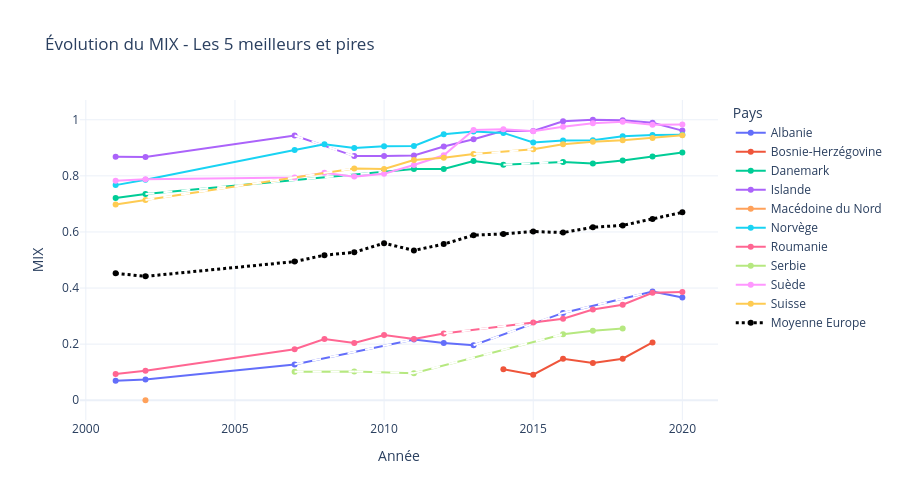

Notebook cell for this chart:
### Markdown cell above
<span style="font-size:1.5em;">
    LineCharts
</span>

### Code cell
# Palette de 10 couleurs
colors = px.colors.qualitative.Plotly  

df_top5 = df_mix[df_mix['country'].isin(top5['country'])]
df_bottom5 = df_mix[df_mix['country'].isin(bottom5['country'])]

# Combiner les deux DataFrames pour avoir toutes les lignes
df_combined = pd.concat([df_top5, df_bottom5])
fig = go.Figure()

# Parcourir chaque pays
for i, (country, group) in enumerate(df_combined.groupby('country')):
    group = group.sort_values('year')
    years = group['year'].values
    mix = group['MIX'].values
    country_fr = group['country_fr'].iloc[0]

    mask_valid = ~np.isnan(mix)

    # Tracer la ligne continue pour les valeurs existantes
    fig.add_trace(go.Scatter(
        x=years[mask_valid],
        y=mix[mask_valid],
        mode='lines+markers',
        name=country_fr,
        line=dict(color=colors[i % len(colors)]),  # couleur distincte
        marker=dict(color=colors[i % len(colors)])
    ))

    # Tracer les segments pointillés là où il y a des valeurs manquantes
    for j in range(1, len(years)):
        if mask_valid[j] and not mask_valid[j-1]:
            prev_idx = j - 1
            while prev_idx >= 0 and not mask_valid[prev_idx]:
                prev_idx -= 1
            if prev_idx >= 0:
                fig.add_trace(go.Scatter(
                    x=[years[prev_idx], years[j]],
                    y=[mix[prev_idx], mix[j]],
                    mode='lines',
                    line=dict(dash='dash', color="white"),  # segment pointillé avec même couleur
                    showlegend=False
                ))

# Ajouter la ligne moyenne Europe
df_europe_mean = df_mix.groupby('year')['MIX'].mean().reset_index()
fig.add_trace(go.Scatter(
    x=df_europe_mean['year'],
    y=df_europe_mean['MIX'],
    mode='lines+markers',
    name='Moyenne Europe',
    line=dict(color='black', width=3, dash='dot'),
))

# Mise en page
fig.update_layout(
    title="Évolution du MIX - Les 5 meilleurs et pires",
    xaxis_title="Année",
    yaxis_title="MIX",
    legend_title="Pays",
    template="plotly_white",
    width=900,
    height=500
)

fig.show()

### Figure 1 — Plotly figure (JSON) as saved in the notebook; plotly's stock layout.template omitted (floating-point values rounded to 4 significant figures)
{"data": [{"line": {"color": "#636EFA"}, "marker": {"color": "#636EFA"}, "mode": "lines+markers", "name": "Albanie", "type": "scatter", "x": [2001, 2002, 2007, 2011, 2012, 2013, 2016, 2019, 2020], "y": [0.06977, 0.07393, 0.1279, 0.2166, 0.2044, 0.1959, 0.3113, 0.3879, 0.3665]}, {"line": {"color": "white", "dash": "dash"}, "mode": "lines", "showlegend": false, "type": "scatter", "x": [2007, 2011], "y": [0.1279, 0.2166]}, {"line": {"color": "white", "dash": "dash"}, "mode": "lines", "showlegend": false, "type": "scatter", "x": [2013, 2016], "y": [0.1959, 0.3113]}, {"line": {"color": "white", "dash": "dash"}, "mode": "lines", "showlegend": false, "type": "scatter", "x": [2016, 2019], "y": [0.3113, 0.3879]}, {"line": {"color": "#EF553B"}, "marker": {"color": "#EF553B"}, "mode": "lines+markers", "name": "Bosnie-Herzégovine", "type": "scatter", "x": [2014, 2015, 2016, 2017, 2018, 2019], "y": [0.1104, 0.09099, 0.1477, 0.133, 0.1479, 0.2063]}, {"line": {"color": "#00CC96"}, "marker": {"color": "#00CC96"}, "mode": "lines+markers", "name": "Danemark", "type": "scatter", "x": [2001, 2002, 2010, 2011, 2012, 2013, 2014, 2016, 2017, 2018, 2019, 2020], "y": [0.721, 0.7354, 0.8148, 0.8243, 0.8247, 0.8531, 0.8394, 0.8494, 0.8443, 0.855, 0.8693, 0.8829]}, {"line": {"color": "white", "dash": "dash"}, "mode": "lines", "showlegend": false, "type": "scatter", "x": [2002, 2010], "y": [0.7354, 0.8148]}, {"line": {"color": "white", "dash": "dash"}, "mode": "lines", "showlegend": false, "type": "scatter", "x": [2014, 2016], "y": [0.8394, 0.8494]}, {"line": {"color": "#AB63FA"}, "marker": {"color": "#AB63FA"}, "mode": "lines+markers", "name": "Islande", "type": "scatter", "x": [2001, 2002, 2007, 2009, 2010, 2011, 2012, 2013, 2014, 2015, 2016, 2017, 2018, 2019, 2020], "y": [0.8683, 0.8674, 0.9438, 0.8704, 0.8711, 0.8728, 0.9043, 0.9303, 0.961, 0.9599, 0.9944, 1.0, 0.9982, 0.9895, 0.9613]}, {"line": {"color": "white", "dash": "dash"}, "mode": "lines", "showlegend": false, "type": "scatter", "x": [2007, 2009], "y": [0.9438, 0.8704]}, {"line": {"color": "#FFA15A"}, "marker": {"color": "#FFA15A"}, "mode": "lines+markers", "name": "Macédoine du Nord", "type": "scatter", "x": [2002], "y": [0.0]}, {"line": {"color": "#19D3F3"}, "marker": {"color": "#19D3F3"}, "mode": "lines+markers", "name": "Norvège", "type": "scatter", "x": [2001, 2002, 2007, 2008, 2009, 2010, 2011, 2012, 2013, 2014, 2015, 2016, 2017, 2018, 2019, 2020], "y": [0.7669, 0.7859, 0.8919, 0.9124, 0.899, 0.9057, 0.9066, 0.9484, 0.9584, 0.9531, 0.9191, 0.9259, 0.9268, 0.941, 0.9456, 0.9466]}, {"line": {"color": "#FF6692"}, "marker": {"color": "#FF6692"}, "mode": "lines+markers", "name": "Roumanie", "type": "scatter", "x": [2001, 2002, 2007, 2008, 2009, 2010, 2011, 2012, 2015, 2016, 2017, 2018, 2019, 2020], "y": [0.09395, 0.1052, 0.1816, 0.2182, 0.2043, 0.2322, 0.2183, 0.2382, 0.2772, 0.2905, 0.3233, 0.3404, 0.3832, 0.386]}, {"line": {"color": "white", "dash": "dash"}, "mode": "lines", "showlegend": false, "type": "scatter", "x": [2012, 2015], "y": [0.2382, 0.2772]}, {"line": {"color": "#B6E880"}, "marker": {"color": "#B6E880"}, "mode": "lines+markers", "name": "Serbie", "type": "scatter", "x": [2007, 2009, 2011, 2016, 2017, 2018], "y": [0.1012, 0.1022, 0.09669, 0.2355, 0.2475, 0.2562]}, {"line": {"color": "white", "dash": "dash"}, "mode": "lines", "showlegend": false, "type": "scatter", "x": [2007, 2009], "y": [0.1012, 0.1022]}, {"line": {"color": "white", "dash": "dash"}, "mode": "lines", "showlegend": false, "type": "scatter", "x": [2009, 2011], "y": [0.1022, 0.09669]}, {"line": {"color": "white", "dash": "dash"}, "mode": "lines", "showlegend": false, "type": "scatter", "x": [2011, 2016], "y": [0.09669, 0.2355]}, {"line": {"color": "#FF97FF"}, "marker": {"color": "#FF97FF"}, "mode": "lines+markers", "name": "Suède", "type": "scatter", "x": [2001, 2002, 2007, 2008, 2009, 2010, 2011, 2012, 2013, 2014, 2015, 2016, 2017, 2018, 2019, 2020], "y": [0.7823, 0.7883, 0.7943, 0.8114, 0.7973, 0.8078, 0.8385, 0.8733, 0.9638, 0.9664, 0.959, 0.975, 0.9879, 0.9931, 0.9822, 0.9834]}, {"line": {"color": "#FECB52"}, "marker": {"color": "#FECB52"}, "mode": "lines+markers", "name": "Suisse", "type": "scatter", "x": [2001, 2002, 2009, 2010, 2011, 2012, 2013, 2015, 2016, 2017, 2018, 2019, 2020], "y": [0.6977, 0.7143, 0.8266, 0.8244, 0.8565, 0.8646, 0.8775, 0.8945, 0.9123, 0.9217, 0.9267, 0.9352, 0.9447]}, {"line": {"color": "white", "dash": "dash"}, "mode": "lines", "showlegend": false, "type": "scatter", "x": [2002, 2009], "y": [0.7143, 0.8266]}, {"line": {"color": "white", "dash": "dash"}, "mode": "lines", "showlegend": false, "type": "scatter", "x": [2013, 2015], "y": [0.8775, 0.8945]}, {"line": {"color": "black", "dash": "dot", "width": 3}, "mode": "lines+markers", "name": "Moyenne Europe", "type": "scatter", "x": [2001, 2002, 2007, 2008, 2009, 2010, 2011, 2012, 2013, 2014, 2015, 2016, 2017, 2018, 2019, 2020], "y": [0.4524, 0.4418, 0.4943, 0.5171, 0.5275, 0.5599, 0.5341, 0.5567, 0.5884, 0.5928, 0.6016, 0.5977, 0.6168, 0.6234, 0.6466, 0.6698]}], "layout": {"height": 500, "legend": {"title": {"text": "Pays"}}, "title": {"text": "Évolution du MIX - Les 5 meilleurs et pires"}, "width": 900, "xaxis": {"title": {"text": "Année"}}, "yaxis": {"title": {"text": "MIX"}}}}
